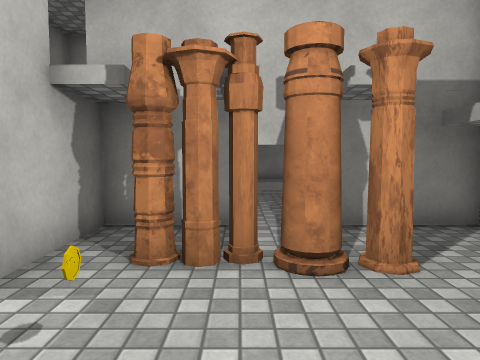
view 1 (above)

13 first-person views from a walk through a 3-D level made in the Unity game engine. The camera is 1.3 m above the floor, tilts 4° down and sees 70° across. The floor is counted in squares, 1 m on a side. Each view is taken from the middle of a square. On the plan, view 1 faces up. The plan holds only what a view shows up to about 15 squares ahead; the rest is blank. The place goes on beyond the plan. The player character is not drawn. Door leaves are left out, so doorways stand open. Some surface patterns are stand-ins.

view 2
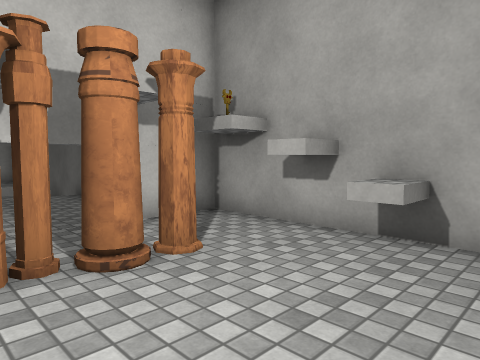

view 3
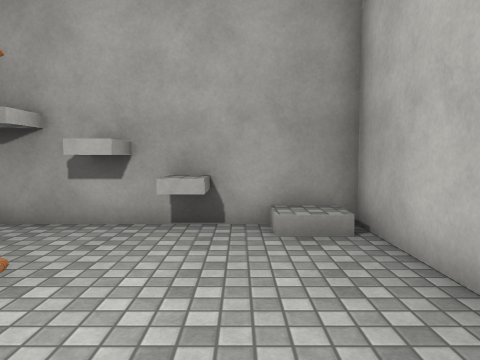

view 4
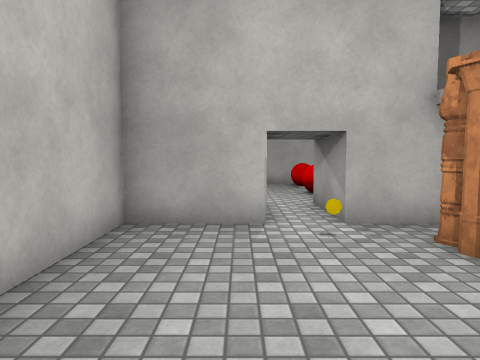

view 5
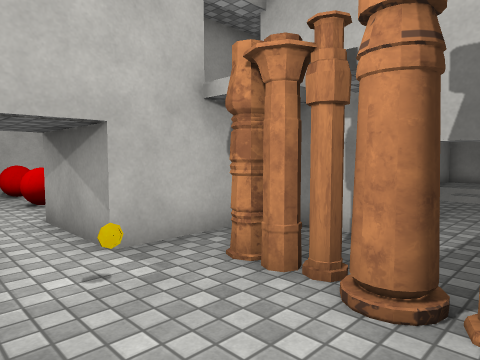

view 6
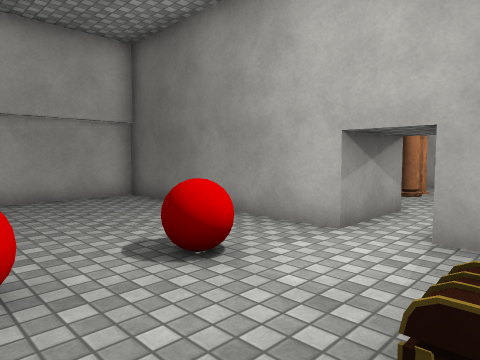

view 7
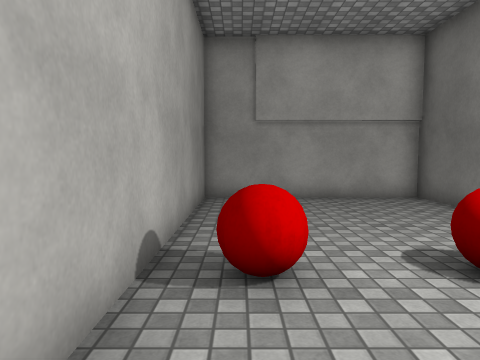

view 8
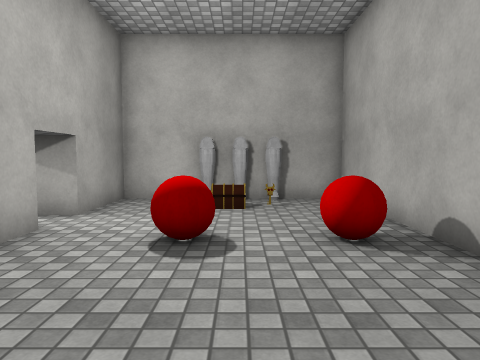

view 9
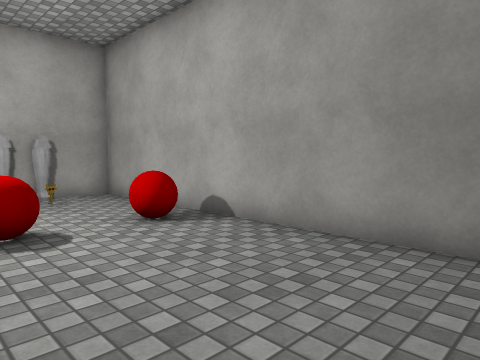

view 10
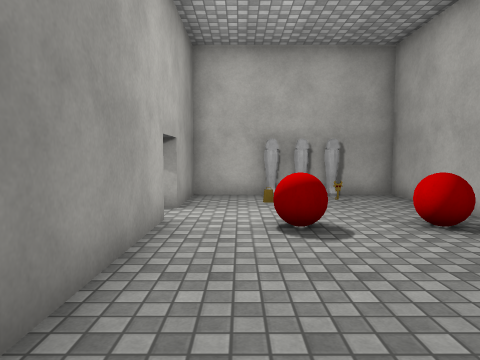

view 11
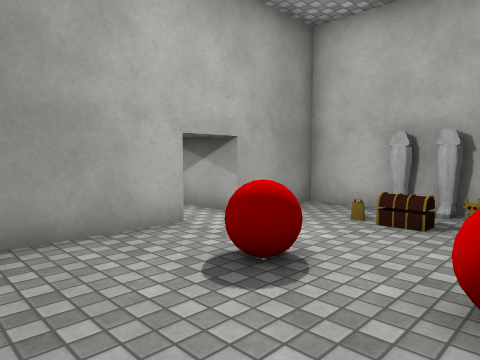

view 12
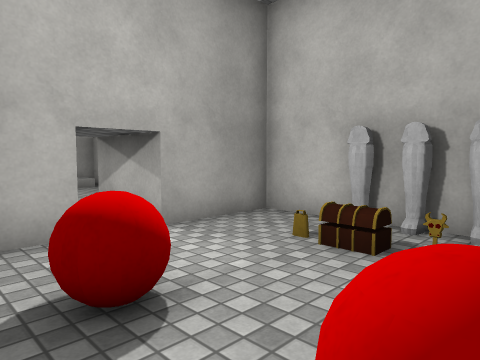

view 13
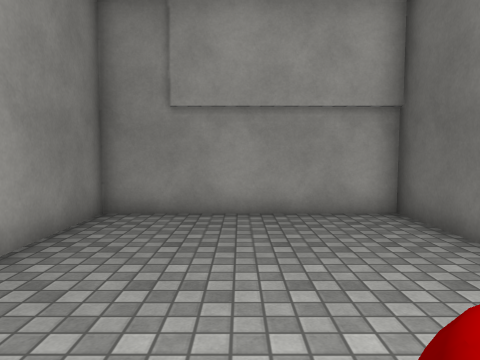

### Floor plan
Points are (right, up) in squares from view 1. A wall is a line through its corners. A room is listed if a view was taken in it or the views show most of it. See-through windows are left out.
Room 1 (views 1, 2, 3, 4, 5)
walls: (4.5, 3) (3.5, 3) (3.5, 3.9); (-2.6, 1.5) (-2.6, -1.2) (4.5, -1.2) (4.5, 6.4) (-2.6, 6.4) (-2.6, 3)
low walls: (4.6, 1.6) (3.5, 1.6) (3.5, 2.4)
ways out: opening at (-3, 2) to room 2
objects: other object (-1, 2); column (-1, 4); column (0, 4); column (1, 4); column (2, 4)
Room 2 (views 6, 7, 8, 9, 10, 11, 12, 13)
walls: (-2.6, 3) (-5.4, 3) (-5.4, 10.7) (-12.1, 10.7) (-12.1, -1.5) (-10.1, -1.5); (-8.3, -1.1) (-7.8, -1.1); (-9.3, -1.1) (-8.8, -1.1); (-7.9, -1.5) (-5.4, -1.5) (-5.4, 1.5) (-2.6, 1.5); (-10.3, -1.1) (-9.8, -1.1); (-8.9, -1.5) (-8, -1.5); (-10, -1.5) (-9, -1.5)
ways out: opening at (-3, 2) to room 1
objects: other object (-11, 3) to (-10, 4); key (-10, 0); chest (-8, 0); other object (-8, 3) to (-8, 4)

Where each view was taken, in squares from view 1:
view 1: 0 up, 0 right, facing up
view 2: 0 up, 1 left, facing up-right
view 3: 1 up, 2 left, facing right
view 4: 1 up, 4 right, facing left
view 5: 1 up, 2 right, facing up-left
view 6: 0 up, 11 left, facing up-right
view 7: 0 up, 11 left, facing up
view 8: 9 up, 9 left, facing down
view 9: 10 up, 7 left, facing down-left
view 10: 10 up, 7 left, facing down
view 11: 7 up, 11 left, facing down-right
view 12: 5 up, 11 left, facing down-right
view 13: 3 up, 9 left, facing up
